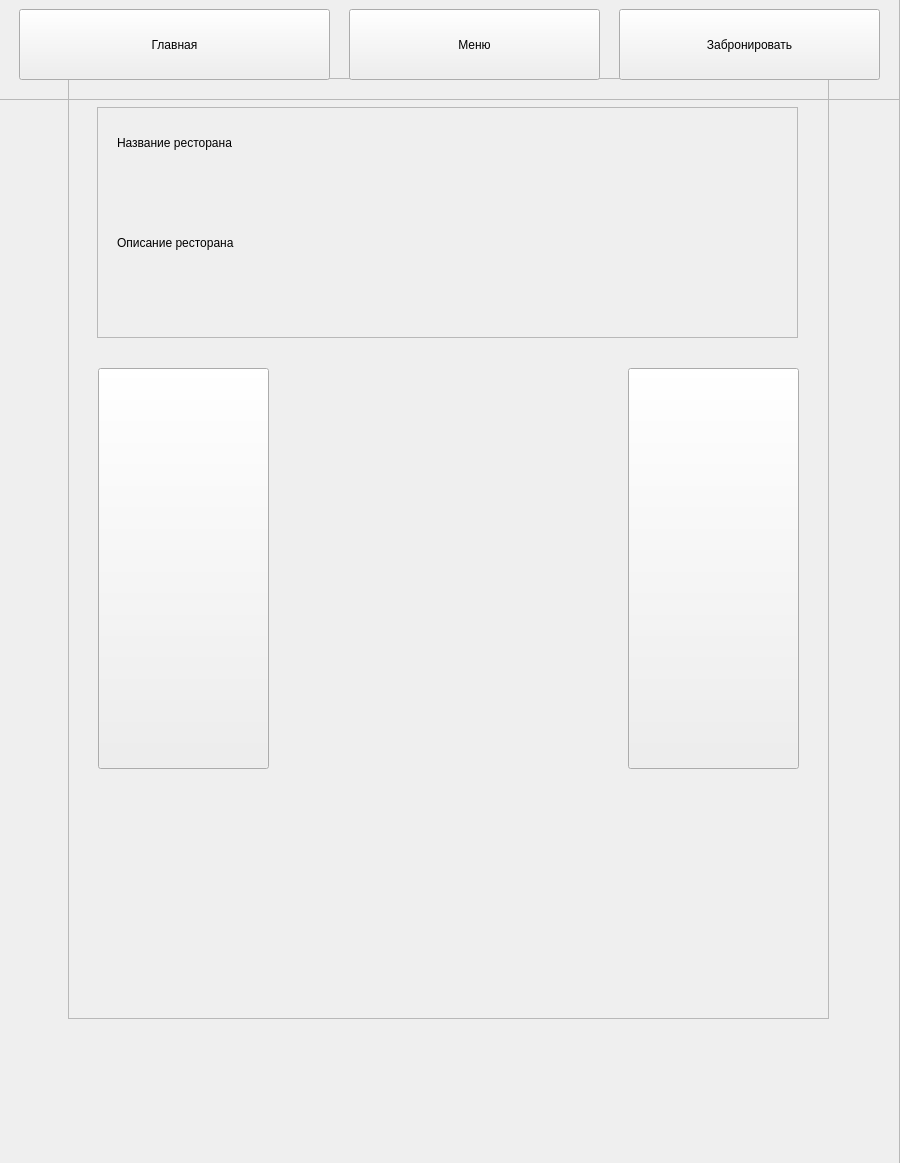
<?xml version="1.0" encoding="UTF-8"?>
<ui version="4.0">
 <class>windowMain</class>
 <widget class="QMainWindow" name="windowMain">
  <property name="enabled">
   <bool>true</bool>
  </property>
  <property name="geometry">
   <rect>
    <x>0</x>
    <y>0</y>
    <width>900</width>
    <height>1163</height>
   </rect>
  </property>
  <property name="windowTitle">
   <string>CREEPER</string>
  </property>
  <widget class="QWidget" name="centralwidget">
   <widget class="QWidget" name="verticalLayoutWidget">
    <property name="geometry">
     <rect>
      <x>-1</x>
      <y>-1</y>
      <width>901</width>
      <height>1171</height>
     </rect>
    </property>
    <layout class="QVBoxLayout" name="verticalLayout">
     <item>
      <widget class="QFrame" name="frame">
       <property name="frameShape">
        <enum>QFrame::StyledPanel</enum>
       </property>
       <property name="frameShadow">
        <enum>QFrame::Raised</enum>
       </property>
       <widget class="QFrame" name="frame_Header">
        <property name="geometry">
         <rect>
          <x>0</x>
          <y>0</y>
          <width>901</width>
          <height>101</height>
         </rect>
        </property>
        <property name="frameShape">
         <enum>QFrame::StyledPanel</enum>
        </property>
        <property name="frameShadow">
         <enum>QFrame::Raised</enum>
        </property>
        <widget class="QPushButton" name="pushButton">
         <property name="geometry">
          <rect>
           <x>20</x>
           <y>10</y>
           <width>311</width>
           <height>71</height>
          </rect>
         </property>
         <property name="text">
          <string>Главная</string>
         </property>
        </widget>
        <widget class="QPushButton" name="pushButton_Meals">
         <property name="geometry">
          <rect>
           <x>350</x>
           <y>10</y>
           <width>251</width>
           <height>71</height>
          </rect>
         </property>
         <property name="text">
          <string>Меню</string>
         </property>
        </widget>
        <widget class="QPushButton" name="pushButton_Booking">
         <property name="geometry">
          <rect>
           <x>620</x>
           <y>10</y>
           <width>261</width>
           <height>71</height>
          </rect>
         </property>
         <property name="text">
          <string>Забронировать</string>
         </property>
        </widget>
       </widget>
       <widget class="QStackedWidget" name="stackedWidget_Pages">
        <property name="geometry">
         <rect>
          <x>-1</x>
          <y>79</y>
          <width>901</width>
          <height>1141</height>
         </rect>
        </property>
        <property name="contextMenuPolicy">
         <enum>Qt::DefaultContextMenu</enum>
        </property>
        <property name="acceptDrops">
         <bool>false</bool>
        </property>
        <widget class="QWidget" name="page_aboutUs">
         <widget class="QFrame" name="frame_Body">
          <property name="geometry">
           <rect>
            <x>70</x>
            <y>0</y>
            <width>761</width>
            <height>941</height>
           </rect>
          </property>
          <property name="frameShape">
           <enum>QFrame::StyledPanel</enum>
          </property>
          <property name="frameShadow">
           <enum>QFrame::Raised</enum>
          </property>
          <widget class="QFrame" name="frame_Description">
           <property name="geometry">
            <rect>
             <x>29</x>
             <y>29</y>
             <width>701</width>
             <height>231</height>
            </rect>
           </property>
           <property name="frameShape">
            <enum>QFrame::StyledPanel</enum>
           </property>
           <property name="frameShadow">
            <enum>QFrame::Raised</enum>
           </property>
           <widget class="QLabel" name="label_Title">
            <property name="geometry">
             <rect>
              <x>20</x>
              <y>20</y>
              <width>661</width>
              <height>31</height>
             </rect>
            </property>
            <property name="text">
             <string>Название ресторана</string>
            </property>
           </widget>
           <widget class="QLabel" name="label_Description">
            <property name="geometry">
             <rect>
              <x>20</x>
              <y>60</y>
              <width>661</width>
              <height>151</height>
             </rect>
            </property>
            <property name="text">
             <string>Описание ресторана</string>
            </property>
           </widget>
          </widget>
          <widget class="QWidget" name="widget_Photos" native="true">
           <property name="geometry">
            <rect>
             <x>30</x>
             <y>290</y>
             <width>701</width>
             <height>401</height>
            </rect>
           </property>
           <widget class="QPushButton" name="pushButton_NextImage">
            <property name="geometry">
             <rect>
              <x>530</x>
              <y>0</y>
              <width>171</width>
              <height>401</height>
             </rect>
            </property>
            <property name="text">
             <string/>
            </property>
           </widget>
           <widget class="QPushButton" name="pushButton_PrevImage">
            <property name="geometry">
             <rect>
              <x>0</x>
              <y>0</y>
              <width>171</width>
              <height>401</height>
             </rect>
            </property>
            <property name="text">
             <string/>
            </property>
           </widget>
          </widget>
         </widget>
        </widget>
        <widget class="QWidget" name="page_meals">
         <widget class="QFrame" name="frame_3">
          <property name="geometry">
           <rect>
            <x>70</x>
            <y>20</y>
            <width>761</width>
            <height>941</height>
           </rect>
          </property>
          <property name="frameShape">
           <enum>QFrame::StyledPanel</enum>
          </property>
          <property name="frameShadow">
           <enum>QFrame::Raised</enum>
          </property>
          <widget class="QLabel" name="label_Meals">
           <property name="geometry">
            <rect>
             <x>20</x>
             <y>30</y>
             <width>721</width>
             <height>31</height>
            </rect>
           </property>
           <property name="font">
            <font>
             <pointsize>14</pointsize>
            </font>
           </property>
           <property name="text">
            <string>Наше меню:</string>
           </property>
          </widget>
          <widget class="QWidget" name="widget_3" native="true">
           <property name="geometry">
            <rect>
             <x>20</x>
             <y>70</y>
             <width>721</width>
             <height>851</height>
            </rect>
           </property>
          </widget>
         </widget>
        </widget>
        <widget class="QWidget" name="page_booking">
         <widget class="QFrame" name="frame_2">
          <property name="geometry">
           <rect>
            <x>70</x>
            <y>19</y>
            <width>761</width>
            <height>941</height>
           </rect>
          </property>
          <property name="frameShape">
           <enum>QFrame::StyledPanel</enum>
          </property>
          <property name="frameShadow">
           <enum>QFrame::Raised</enum>
          </property>
          <widget class="QComboBox" name="comboBox_ChooseRestaraunt">
           <property name="geometry">
            <rect>
             <x>20</x>
             <y>80</y>
             <width>721</width>
             <height>31</height>
            </rect>
           </property>
          </widget>
          <widget class="QLabel" name="label_ChooseRestaraunt">
           <property name="geometry">
            <rect>
             <x>20</x>
             <y>30</y>
             <width>721</width>
             <height>31</height>
            </rect>
           </property>
           <property name="font">
            <font>
             <pointsize>14</pointsize>
            </font>
           </property>
           <property name="text">
            <string>Выберите ресторан:</string>
           </property>
          </widget>
          <widget class="QLabel" name="label_ChooseTableAndDate">
           <property name="geometry">
            <rect>
             <x>20</x>
             <y>130</y>
             <width>721</width>
             <height>41</height>
            </rect>
           </property>
           <property name="font">
            <font>
             <pointsize>14</pointsize>
            </font>
           </property>
           <property name="text">
            <string>Выберите место:</string>
           </property>
          </widget>
          <widget class="QWidget" name="widget" native="true">
           <property name="geometry">
            <rect>
             <x>20</x>
             <y>180</y>
             <width>721</width>
             <height>741</height>
            </rect>
           </property>
           <widget class="QWidget" name="widget_2" native="true">
            <property name="geometry">
             <rect>
              <x>10</x>
              <y>50</y>
              <width>701</width>
              <height>641</height>
             </rect>
            </property>
            <widget class="QPushButton" name="pushButton_floor_1">
             <property name="geometry">
              <rect>
               <x>660</x>
               <y>60</y>
               <width>31</width>
               <height>31</height>
              </rect>
             </property>
             <property name="text">
              <string>1</string>
             </property>
            </widget>
            <widget class="QPushButton" name="pushButton_floor_2">
             <property name="geometry">
              <rect>
               <x>660</x>
               <y>100</y>
               <width>31</width>
               <height>31</height>
              </rect>
             </property>
             <property name="text">
              <string>2</string>
             </property>
            </widget>
            <widget class="QPushButton" name="pushButton_floor_3">
             <property name="geometry">
              <rect>
               <x>660</x>
               <y>140</y>
               <width>31</width>
               <height>31</height>
              </rect>
             </property>
             <property name="text">
              <string>3</string>
             </property>
            </widget>
           </widget>
           <widget class="QPushButton" name="pushButton_ConfirmTable">
            <property name="geometry">
             <rect>
              <x>580</x>
              <y>702</y>
              <width>121</width>
              <height>31</height>
             </rect>
            </property>
            <property name="text">
             <string>Забронировать</string>
            </property>
           </widget>
          </widget>
         </widget>
        </widget>
       </widget>
       <zorder>stackedWidget_Pages</zorder>
       <zorder>frame_Header</zorder>
      </widget>
     </item>
    </layout>
   </widget>
  </widget>
 </widget>
 <resources>
  <include location="resource.qrc"/>
 </resources>
 <connections/>
</ui>
